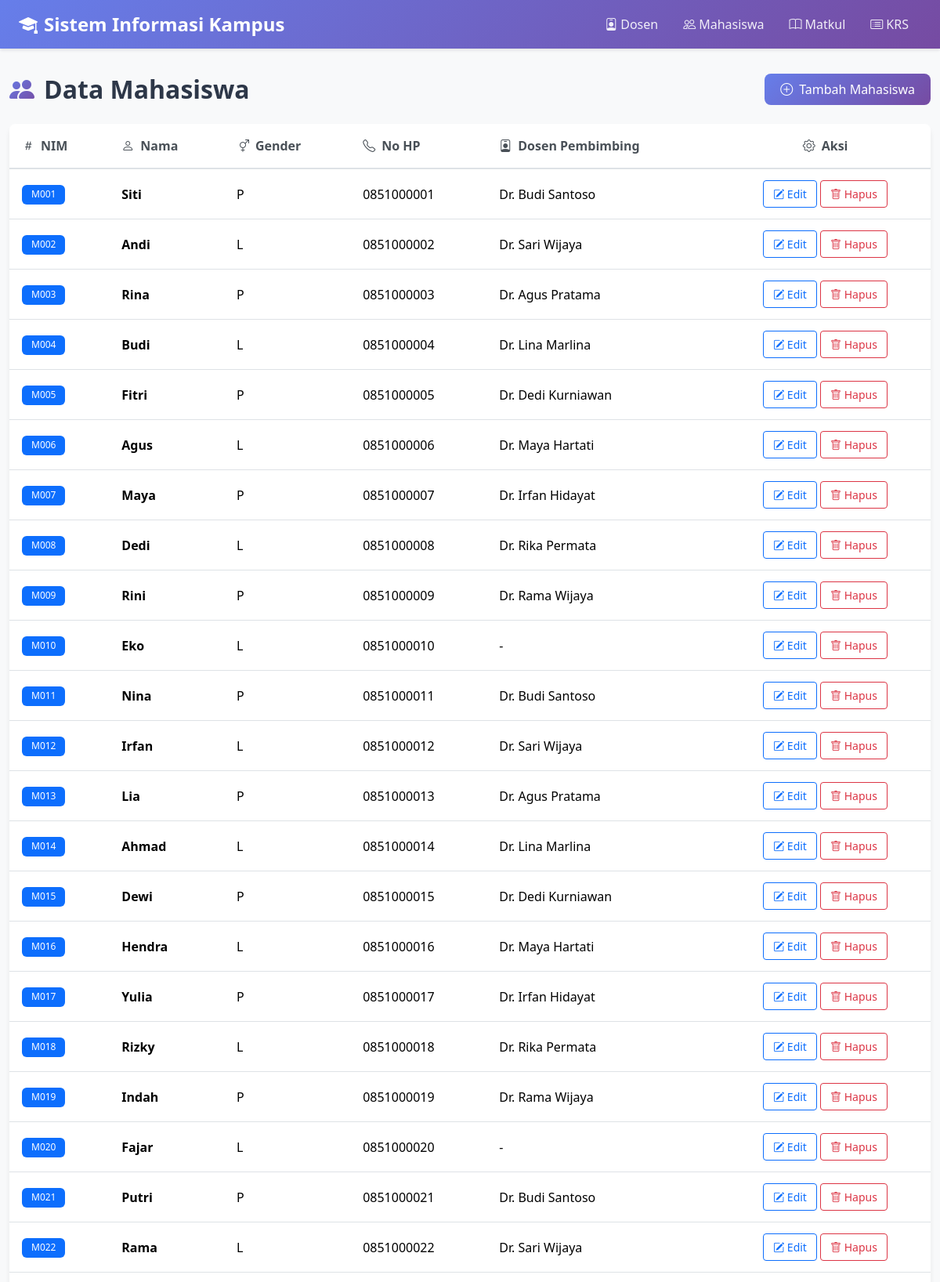
The page /mahasiswa/index.php (upper part) on the database its author committed.
### tables this page shows
CREATE TABLE mahasiswa (
    nim VARCHAR(15) PRIMARY KEY,
    nama VARCHAR(255) NOT NULL,
    gender CHAR(1) CHECK (gender IN ('L', 'P')),
    no_hp VARCHAR(15),
    nidn VARCHAR(23),
    FOREIGN KEY (nidn) REFERENCES dosen(nidn) ON DELETE SET NULL ON UPDATE CASCADE
);

CREATE TABLE dosen (
    nidn VARCHAR(23) PRIMARY KEY,
    nama VARCHAR(255) NOT NULL,
    gender CHAR(1) CHECK (gender IN ('L', 'P')),
    no_hp VARCHAR(15)
);

### src/mahasiswa/index.php (the view)
<?php
require_once __DIR__ . '/../config/db.php';
require_once __DIR__ . '/../header.php';
$stmt = $pdo->query('SELECT m.*, d.nama AS dosen_nama FROM mahasiswa m LEFT JOIN dosen d ON m.nidn=d.nidn');
$rows = $stmt->fetchAll();
?>
<div class="d-flex justify-content-between align-items-center mb-4">
  <h2 class="page-title mb-0">
    <i class="bi bi-people-fill"></i>
    Data Mahasiswa
  </h2>
  <a class="btn btn-primary" href="create.php">
    <i class="bi bi-plus-circle me-2"></i>Tambah Mahasiswa
  </a>
</div>
<div class="card">
  <div class="card-body p-0">
    <div class="table-responsive">
      <table class="table table-hover mb-0">
        <thead>
          <tr>
            <th><i class="bi bi-hash me-2"></i>NIM</th>
            <th><i class="bi bi-person me-2"></i>Nama</th>
            <th><i class="bi bi-gender-ambiguous me-2"></i>Gender</th>
            <th><i class="bi bi-telephone me-2"></i>No HP</th>
            <th><i class="bi bi-person-badge me-2"></i>Dosen Pembimbing</th>
            <th class="text-center"><i class="bi bi-gear me-2"></i>Aksi</th>
          </tr>
        </thead>
        <tbody>
        <?php if (empty($rows)): ?>
          <tr><td colspan="6" class="text-center py-4 text-muted">
            <i class="bi bi-inbox display-4 d-block mb-2"></i>
            Belum ada data mahasiswa
          </td></tr>
        <?php else: ?>
          <?php foreach ($rows as $r): ?>
            <tr>
              <td><span class="badge bg-primary"><?=htmlspecialchars($r['nim'])?></span></td>
              <td class="fw-semibold"><?=htmlspecialchars($r['nama'])?></td>
              <td><?=htmlspecialchars($r['gender'])?></td>
              <td><?=htmlspecialchars($r['no_hp'])?></td>
              <td><?=htmlspecialchars($r['dosen_nama'] ?? '-')?></td>
              <td class="text-center">
                <a class="btn btn-sm btn-outline-primary" href="edit.php?nim=<?=urlencode($r['nim'])?>">
                  <i class="bi bi-pencil-square"></i> Edit
                </a>
                <a class="btn btn-sm btn-outline-danger" href="delete.php?nim=<?=urlencode($r['nim'])?>" onclick="return confirm('Hapus mahasiswa ini?')">
                  <i class="bi bi-trash"></i> Hapus
                </a>
              </td>
            </tr>
          <?php endforeach; ?>
        <?php endif; ?>
        </tbody>
      </table>
    </div>
  </div>
</div>
<?php require_once __DIR__ . '/../footer.php'; ?>

### src/header.php (style rules this page uses)
:root { --primary-gradient: linear-gradient(135deg, #667eea 0%, #764ba2 100%); --card-shadow: 0 4px 6px rgba(0,0,0,0.07); --hover-shadow: 0 8px 16px rgba(0,0,0,0.12); }
body { background: #f8f9fa; font-family: 'Segoe UI', Tahoma, Geneva, Verdana, sans-serif; }
.card { border: none; border-radius: 12px; box-shadow: var(--card-shadow); transition: all 0.3s; }
.btn-primary { background: linear-gradient(135deg, #667eea 0%, #764ba2 100%); border: none; border-radius: 8px; padding: 0.5rem 1.25rem; font-weight: 500; transition: all 0.3s; }
.btn-sm { padding: 0.375rem 0.75rem; font-size: 0.875rem; }
.table { background: white; border-radius: 8px; overflow: hidden; }
.table thead { background: #f8f9fa; }
.table thead th { border-bottom: 2px solid #dee2e6; font-weight: 600; color: #495057; padding: 1rem; }
.table tbody tr { transition: all 0.2s; }
.table td { padding: 0.875rem 1rem; vertical-align: middle; }
.badge { padding: 0.4rem 0.75rem; border-radius: 6px; font-weight: 500; }
.page-title { color: #2d3748; font-weight: 700; margin-bottom: 1.5rem; display: flex; align-items: center; gap: 0.75rem; }
.page-title i { font-size: 2rem; background: var(--primary-gradient); -webkit-background-clip: text; -webkit-text-fill-color: transparent; background-clip: text; }

### rows shown on the page
mahasiswa: nim "M001", nama "Siti", gender "P", no_hp "0851000001", nidn.nama "Dr. Budi Santoso"
mahasiswa: nim "M002", nama "Andi", gender "L", no_hp "0851000002", nidn.nama "Dr. Sari Wijaya"
mahasiswa: nim "M003", nama "Rina", gender "P", no_hp "0851000003", nidn.nama "Dr. Agus Pratama"
mahasiswa: nim "M004", nama "Budi", gender "L", no_hp "0851000004", nidn.nama "Dr. Lina Marlina"
mahasiswa: nim "M005", nama "Fitri", gender "P", no_hp "0851000005", nidn.nama "Dr. Dedi Kurniawan"
mahasiswa: nim "M006", nama "Agus", gender "L", no_hp "0851000006", nidn.nama "Dr. Maya Hartati"
mahasiswa: nim "M007", nama "Maya", gender "P", no_hp "0851000007", nidn.nama "Dr. Irfan Hidayat"
mahasiswa: nim "M008", nama "Dedi", gender "L", no_hp "0851000008", nidn.nama "Dr. Rika Permata"
mahasiswa: nim "M009", nama "Rini", gender "P", no_hp "0851000009", nidn.nama "Dr. Rama Wijaya"
mahasiswa: nim "M010", nama "Eko", gender "L", no_hp "0851000010", dosen_nama "-"
mahasiswa: nim "M011", nama "Nina", gender "P", no_hp "0851000011", nidn.nama "Dr. Budi Santoso"
mahasiswa: nim "M012", nama "Irfan", gender "L", no_hp "0851000012", nidn.nama "Dr. Sari Wijaya"
mahasiswa: nim "M013", nama "Lia", gender "P", no_hp "0851000013", nidn.nama "Dr. Agus Pratama"
mahasiswa: nim "M014", nama "Ahmad", gender "L", no_hp "0851000014", nidn.nama "Dr. Lina Marlina"
mahasiswa: nim "M015", nama "Dewi", gender "P", no_hp "0851000015", nidn.nama "Dr. Dedi Kurniawan"
mahasiswa: nim "M016", nama "Hendra", gender "L", no_hp "0851000016", nidn.nama "Dr. Maya Hartati"
mahasiswa: nim "M017", nama "Yulia", gender "P", no_hp "0851000017", nidn.nama "Dr. Irfan Hidayat"
mahasiswa: nim "M018", nama "Rizky", gender "L", no_hp "0851000018", nidn.nama "Dr. Rika Permata"
mahasiswa: nim "M019", nama "Indah", gender "P", no_hp "0851000019", nidn.nama "Dr. Rama Wijaya"
mahasiswa: nim "M020", nama "Fajar", gender "L", no_hp "0851000020", dosen_nama "-"
mahasiswa: nim "M021", nama "Putri", gender "P", no_hp "0851000021", nidn.nama "Dr. Budi Santoso"
mahasiswa: nim "M022", nama "Rama", gender "L", no_hp "0851000022", nidn.nama "Dr. Sari Wijaya"
